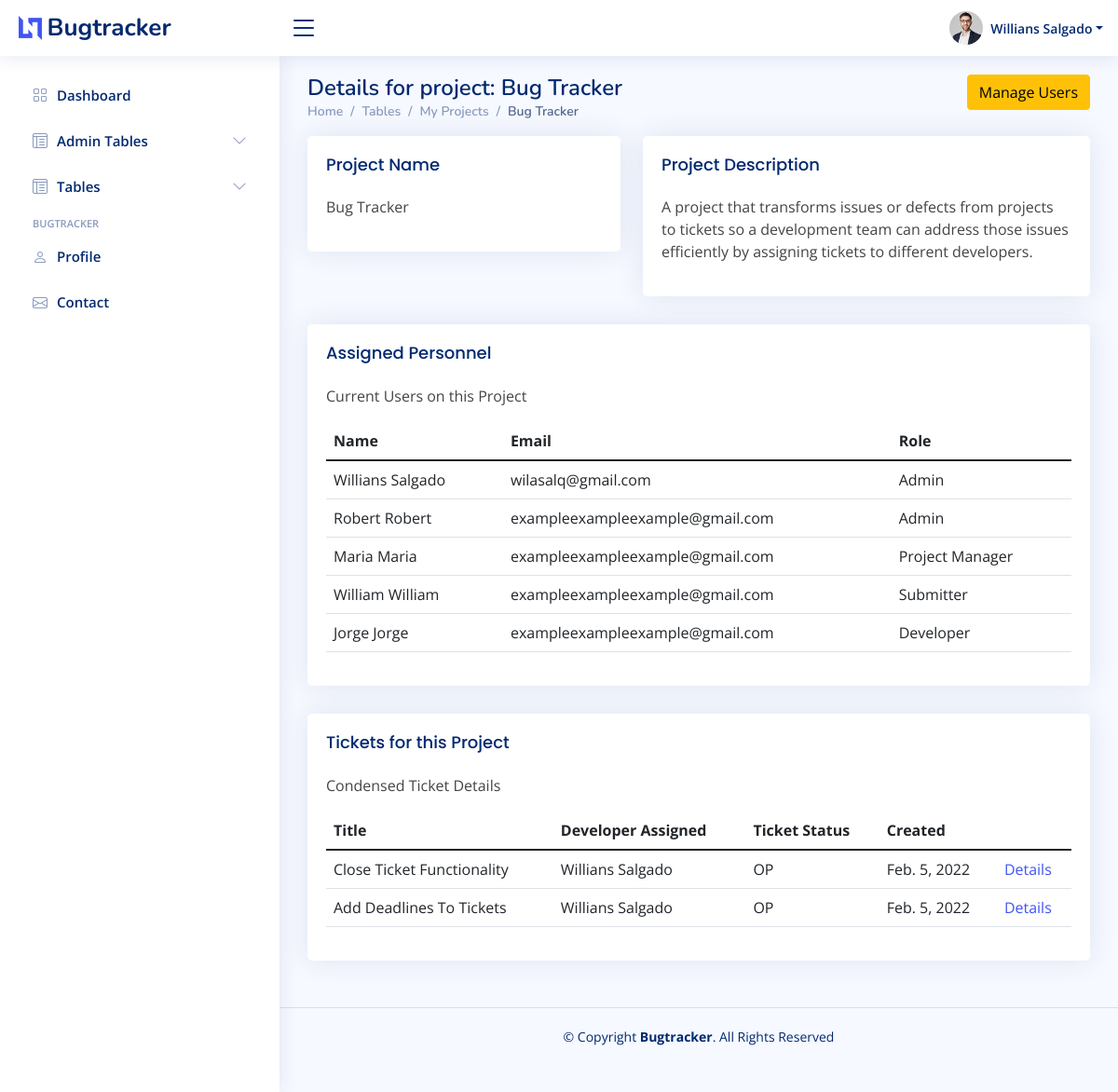
Before: /my-projects/1/ (signed in) with the older database file.
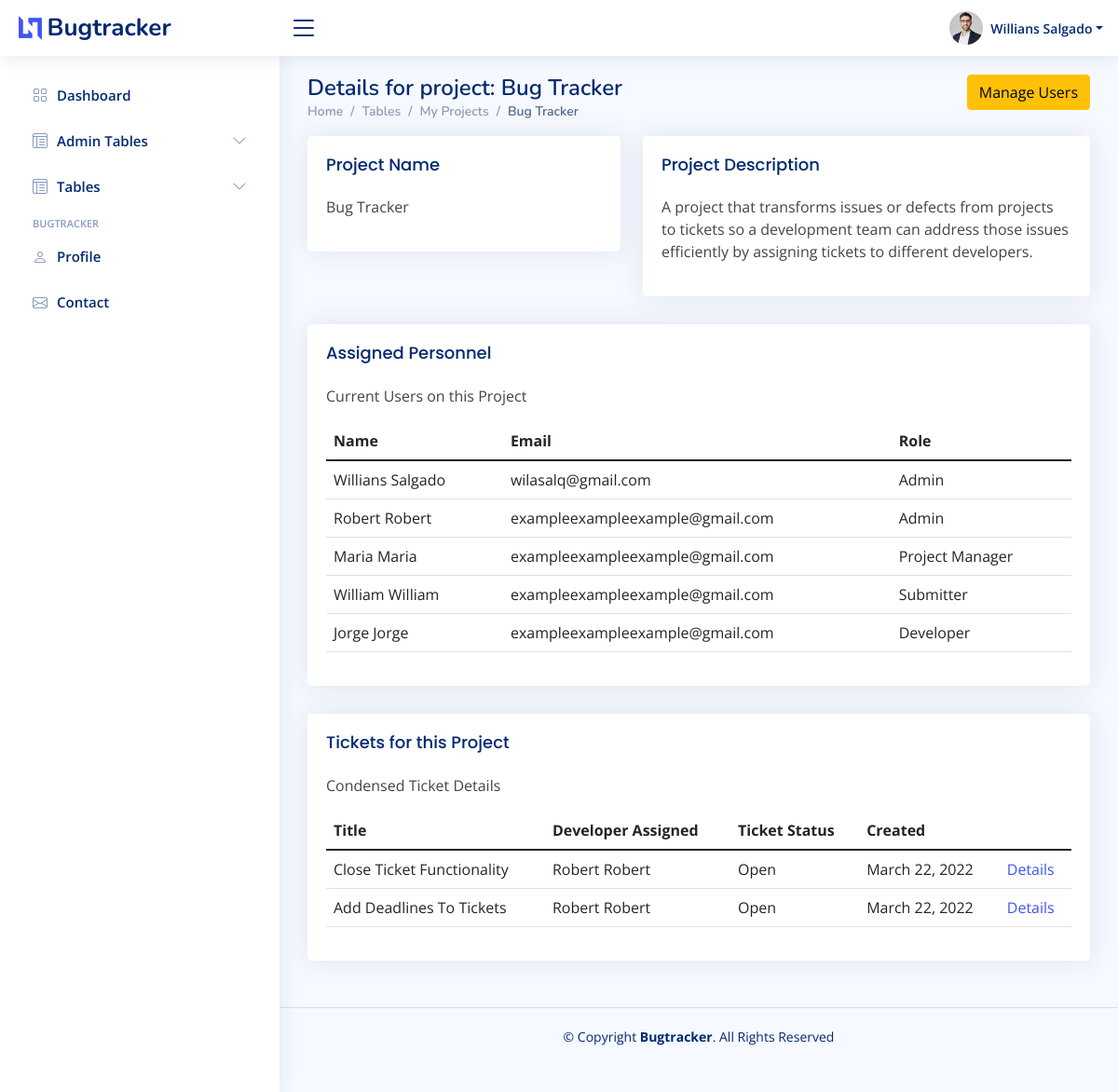
After: the same page with the newer database file.
### bugtracker/models.py (models this page shows, shortened)
class Project(models.Model):
    assigned_personnel = models.ManyToManyField(User)
    name = models.CharField(max_length=50)
    description = models.TextField()

class Ticket(models.Model):
    priority_level_choices = [
        ("none", "None"),
        ("low", "Low"),
        ("medium", "Medium"),
        ("high", "High"),
        ("very_high", "Very High"),
    ]
    status_choices = [
        ("new", "New"),
        ("open", "Open"),
        ("in_progress", "In Progress"),
        ("resolved", "Resolved"),
        ("additional_info_required", "Additional Info Required"),
    ]
    ticket_type_choices = [
        ("bugs_errors", "Bugs/Errors"),
        ("feature_requests", "Feature Requests"),
        ("other_comments", "Other Comments"),
        ("training_document_requests", "Training / Document Requests"),
    ]
    submitter = models.ForeignKey(User, on_delete=models.RESTRICT, related_name="submitter", default=1)
    modified_by = models.ForeignKey(User, on_delete=models.RESTRICT, default=1)
    assigned_developer = models.ForeignKey(User, on_delete=models.RESTRICT, related_name="assigned_developer", default=1)
    project = models.ForeignKey(Project, on_delete=models.CASCADE)
    title = models.CharField(max_length=50)
    description = models.TextField()
    priority_level = models.CharField(max_length=50, choices=priority_level_choices)
    status = models.CharField(max_length=50, choices=status_choices)
    ticket_type = models.CharField(max_length=50, choices=ticket_type_choices)
    created = models.DateField(auto_now_add=True)
    updated = models.DateField(auto_now=True)

### bugtracker/views.py (the view)
# urls.py: path("my-projects/<int:project_id>/", views.projectDetailView, name="project_detail"),
@login_required
@permission_required("bugtracker.view_project")
def projectDetailView(request, project_id):
    project = get_object_or_404(Project, pk=project_id)
    assigned_personnel = project.assigned_personnel.all()
    ticket_list = Ticket.objects.all().filter(project=project)
    if request.user not in project.assigned_personnel.all():
        if request.user.has_perm("bugtracker.change_project"):
            pass
        else:
            return redirect(reverse("project_list"))
    context = {
        "project": project,
        "assigned_personnel": assigned_personnel,
        "ticket_list": ticket_list,
    }
    return render(request, "admin/projects/project_detail.html", context)

### templates/admin/projects/project_detail.html (shortened to what this page needs)
{% extends 'admin/admin-base.html' %}
{% block content %}
<main id="main" class="main">
  {% if perms.bugtracker.change_project %}
  <div class="float-end">
    <a class="btn btn-warning" href="{% url 'project_update' project.id %}">Manage Users</a>
  </div>
  {% endif %}
    <div class="pagetitle">
      <h1>Details for project: {{ project.name }}</h1>
      <nav>
        <ol class="breadcrumb">
          <li class="breadcrumb-item"><a href="index.html">Home</a></li>
          <li class="breadcrumb-item">Tables</li>
          <li class="breadcrumb-item"><a href="{% url 'project_list' %}">My Projects</a></li>
          <li class="breadcrumb-item active">{{ project.name }}</li>
        </ol>
      </nav>
    </div>
    <section class="section">
      <div class="row">
        <div class="col-lg-5">
          <div class="card">
            <div class="card-body">
              <h5 class="card-title">Project Name</h5>
              <p>{{ project.name }}</p>
            </div>
          </div>
        </div>
        <div class="col-lg-7">
          <div class="card">
            <div class="card-body">
              <h5 class="card-title">Project Description</h5>
              <p>{{ project.description }}</p>
            </div>
          </div>
        </div>
      </div>
    </section>
    <section class="section">
      <div class="row">
        <div class="col-lg-12">
          <div class="card">
            <div class="card-body">
              <h5 class="card-title">Assigned Personnel</h5>
              <p>Current Users on this Project</p>
              <table class="table datatable">
                <thead>
                  <tr>
                    <th scope="col">Name</th>
                    <th scope="col">Email</th>
                    <th scope="col">Role</th>
                  </tr>
                </thead>
                <tbody>
                    {% include 'admin/projects/project_detail_personnel_logic.html' %}
                </tbody>
              </table>
            </div>
          </div>
        </div>
        <div class="col-lg-12">
          <div class="card">
            <div class="card-body">
              <h5 class="card-title">Tickets for this Project</h5>
              <p>Condensed Ticket Details</p>
              <table class="table datatable">
                <thead>
                  <tr>
                    <th scope="col">Title</th>
                    <th scope="col">Developer Assigned</th>
                    <th scope="col">Ticket Status</th>
                    <th scope="col">Created</th>
                    <th scope="col"></th>
                  </tr>
                </thead>
                <tbody>
                    {% include 'admin/projects/project_detail_tickets_logic.html' %}
                </tbody>
              </table>
            </div>
          </div>
        </div>
      </div>
    </section>
  </main>
{% endblock %}

### templates/admin/admin-base.html (shortened to what this page needs)
{% load static %}
<!DOCTYPE html>
<html lang="en">
<head>
  <link href="{% static 'assets/vendor/bootstrap/css/bootstrap.min.css' %}" rel="stylesheet">
  <link href="{% static 'assets/vendor/bootstrap-icons/bootstrap-icons.css' %}" rel="stylesheet">
  <link href="{% static 'assets/vendor/boxicons/css/boxicons.min.css' %}" rel="stylesheet">
  <link href="{% static 'assets/vendor/quill/quill.snow.css' %}" rel="stylesheet">
  <link href="{% static 'assets/vendor/quill/quill.bubble.css' %}" rel="stylesheet">
  <link href="{% static 'assets/vendor/remixicon/remixicon.css' %}" rel="stylesheet">
  <link href="{% static 'assets/vendor/simple-datatables/style.css' %}" rel="stylesheet">
  <link href="{% static 'assets/css/style.css' %}" rel="stylesheet">
</head>
<body>
  <header id="header" class="header fixed-top d-flex align-items-center">
    <div class="d-flex align-items-center justify-content-between">
      <a href="{% url 'bugtracker_dashboard' %}" class="logo d-flex align-items-center">
        <img src="{% static 'assets/img/logo.png' %}" alt="">
        <span class="d-none d-lg-block">Bugtracker</span>
      </a>
      <i class="bi bi-list toggle-sidebar-btn"></i>
    </div>
    <nav class="header-nav ms-auto">
      <ul class="d-flex align-items-center">
        <li class="nav-item dropdown pe-3">
          <a class="nav-link nav-profile d-flex align-items-center pe-0" href="#" data-bs-toggle="dropdown">
            <img src="{% static 'assets/img/profile-img.jpg' %}" alt="Profile" class="rounded-circle">
            <span class="d-none d-md-block dropdown-toggle ps-2">{{ request.user.first_name }}</span>
          </a>
        </li>
      </ul>
    </nav>
  </header>
  <aside id="sidebar" class="sidebar">
    <ul class="sidebar-nav" id="sidebar-nav">
      {% with request.resolver_match.url_name as url_name %}
      <li class="nav-item">
        <a class="nav-link {% if url_name != 'bugtracker_dashboard' %} collapsed {% endif %}" href="{% url 'bugtracker_dashboard' %}">
          <i class="bi bi-grid"></i>
          <span>Dashboard</span>
        </a>
      </li>
      {% if perms.auth.change_user %}
      <li class="nav-item ">
        <a class="nav-link {% if url_name != 'user_list' and url_name != 'role_assignment' %}collapsed{% endif %}" data-bs-target="#admintables-nav" data-bs-toggle="collapse" href="#">
          <i class="bi bi-layout-text-window-reverse"></i><span>Admin Tables</span><i class="bi bi-chevron-down ms-auto"></i>
        </a>
      </li>
      {% endif %}
      {% if perms.bugtracker.view_project %}
      <li class="nav-item">
        <a class="nav-link {% if url_name != 'project_list' and url_name != 'ticket_list' %}collapsed{% endif %}" data-bs-target="#tables-nav" data-bs-toggle="collapse" href="#">
          <i class="bi bi-layout-text-window-reverse"></i><span>Tables</span><i class="bi bi-chevron-down ms-auto"></i>
        </a>
      </li>
    {% endif %}
      <li class="nav-heading">Bugtracker</li>
      <li class="nav-item">
        <a class="nav-link {% if url_name != 'about' %}collapsed{% endif %}" href="{% url 'about' %}">
          <i class="bi bi-person"></i>
          <span>Profile</span>
        </a>
      </li>
      <li class="nav-item">
        <a class="nav-link {% if url_name != 'contact' %}collapsed{% endif %}" href="{% url 'contact' %}">
          <i class="bi bi-envelope"></i>
          <span>Contact</span>
        </a>
      </li>
      {% endwith %}
    </ul>
  </aside>
    {% block content %}
    {% endblock %}
  <footer id="footer" class="footer">
    <div class="copyright">
      &copy; Copyright <strong><span>Bugtracker</span></strong>. All Rights Reserved
    </div>
    <div class="credits">
    </div>
  </footer>
</body>
</html>

### templates/admin/projects/project_detail_personnel_logic.html
				{% if assigned_personnel %}
				{% for user in assigned_personnel %}
								<tr>
									<td>{{ user.first_name }}</td>
									<td>{{ user.email }}</td>
                                    <td>
										{% for role in user.groups.all %}
											{{ role.name }}
										{% endfor %}
									</td>
								</tr>
				{% endfor %}
				{% endif %}

### templates/admin/projects/project_detail_tickets_logic.html
				{% if ticket_list %}
				{% for ticket in ticket_list %}
								<tr>
									<td>{{ ticket.title }}</td>
                                    <td>{{ ticket.assigned_developer.first_name}}</td>
                                    <td>{{ ticket.get_status_display }}</td>
                                    <td>{{ ticket.created }}</td>
									<td>
										<a href="{% url 'ticket_detail' ticket.id %}">Details</a>
									</td>
								</tr>
				{% endfor %}
				{% endif %}

### static/assets/css/style.css (style rules this page uses)
:root { scroll-behavior: smooth; }
body { font-family: "Open Sans", sans-serif; background: #f6f9ff; color: #444444; }
a { color: #4154f1; text-decoration: none; }
h1, h2, h3, h4, h5, h6 { font-family: "Nunito", sans-serif; }
#main { margin-top: 60px; padding: 20px 30px; transition: all 0.3s; }
.pagetitle { margin-bottom: 10px; }
.pagetitle h1 { font-size: 24px; margin-bottom: 0; font-weight: 600; color: #012970; }
.card { margin-bottom: 30px; border: none; border-radius: 5px; box-shadow: 0px 0 30px rgba(1, 41, 112, 0.1); }
.card-title { padding: 20px 0 15px 0; font-size: 18px; font-weight: 500; color: #012970; font-family: "Poppins", sans-serif; }
.card-body { padding: 0 20px 20px 20px; }
.breadcrumb { font-size: 14px; font-family: "Nunito", sans-serif; color: #899bbd; font-weight: 600; }
.breadcrumb a { color: #899bbd; transition: 0.3s; }
.breadcrumb .breadcrumb-item::before { color: #899bbd; }
.breadcrumb .active { color: #51678f; font-weight: 600; }
.logo { line-height: 1; }
@media (min-width: 1200px) { .logo { width: 280px; } }
.logo img { max-height: 26px; margin-right: 6px; }
.logo span { font-size: 26px; font-weight: 700; color: #012970; font-family: "Nunito", sans-serif; }
.header { transition: all 0.5s; z-index: 997; height: 60px; box-shadow: 0px 2px 20px rgba(1, 41, 112, 0.1); background-color: #fff; padding-left: 20px; }
.header .toggle-sidebar-btn { font-size: 32px; padding-left: 10px; cursor: pointer; color: #012970; }
.header-nav ul { list-style: none; }
.header-nav > ul { margin: 0; padding: 0; }
.header-nav .nav-profile { color: #012970; }
.header-nav .nav-profile img { max-height: 36px; }
.header-nav .nav-profile span { font-size: 14px; font-weight: 600; }
.sidebar { position: fixed; top: 60px; left: 0; bottom: 0; width: 300px; z-index: 996; transition: all 0.3s; padding: 20px; overflow-y: auto; scrollbar-width: thin; scrollbar-color: #aab7cf transparent; box-shadow: 0px 0px 20px rgba(1, 41, 112, 0.1); background-color: #fff; }
@media (min-width: 1200px) { #main, #footer { margin-left: 300px; } }
.sidebar-nav { padding: 0; margin: 0; list-style: none; }
.sidebar-nav li { padding: 0; margin: 0; list-style: none; }
.sidebar-nav .nav-item { margin-bottom: 5px; }
.sidebar-nav .nav-heading { font-size: 11px; text-transform: uppercase; color: #899bbd; font-weight: 600; margin: 10px 0 5px 15px; }
.sidebar-nav .nav-link { display: flex; align-items: center; font-size: 15px; font-weight: 600; color: #4154f1; transition: 0.3; background: #f6f9ff; padding: 10px 15px; border-radius: 4px; }
.sidebar-nav .nav-link i { font-size: 16px; margin-right: 10px; color: #4154f1; }
.sidebar-nav .nav-link.collapsed { color: #012970; background: #fff; }
.sidebar-nav .nav-link.collapsed i { color: #899bbd; }
.sidebar-nav .nav-link .bi-chevron-down { margin-right: 0; transition: transform 0.2s ease-in-out; }
.footer { padding: 20px 0; font-size: 14px; transition: all 0.3s; border-top: 1px solid #cddfff; }
.footer .copyright { text-align: center; color: #012970; }
.footer .credits { padding-top: 5px; text-align: center; font-size: 13px; color: #012970; }

Changed rows visible on the page:
changed Ticket "Close Ticket Functionality": assigned_developer.first_name "Willians Salgado" → "Robert Robert"; status "OP" → "Open"; created "Feb. 5, 2022" → "March 22, 2022"
changed Ticket "Add Deadlines To Tickets": assigned_developer.first_name "Willians Salgado" → "Robert Robert"; status "OP" → "Open"; created "Feb. 5, 2022" → "March 22, 2022"
